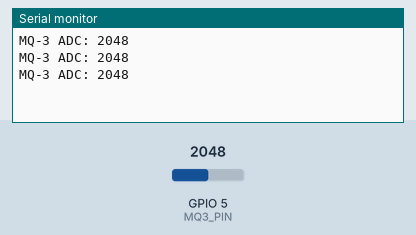
Simulated run of this sketch. Board: ESP32-C6. Parts: the last lines printed to the serial monitor. Inputs (shaded band) come from the test bench; at power-on: GPIO 5 (MQ3_PIN) = 2048.

Above: at 1.3 s.
1.4 s: GPIO 5 (MQ3_PIN) set to 2866
At 1.9 s:
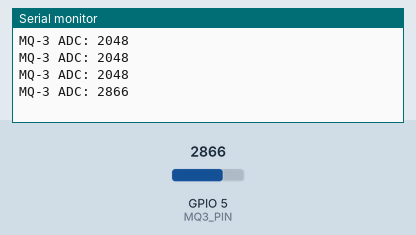
2.9 s: GPIO 5 (MQ3_PIN) set to 3603
At 3.4 s:
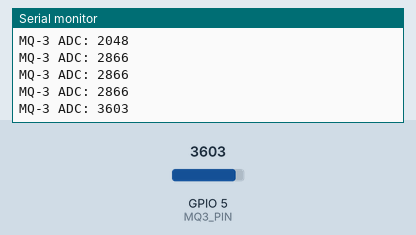
Timing chart, 0 to 5.9 s (numbered marks = the images above; inputs shaded):
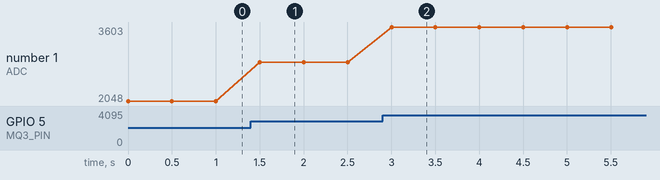

Measured:
- after the input at 1.4 s, the serial monitor: prints a new line after 0.10 s (image 1)
- after the input at 2.9 s, the serial monitor: prints a new line after 0.10 s (image 2)
- plotted number 1: 2048 → 2866 after the input at 1.4 s, 2866 → 3603 after the input at 2.9 s

The sketch:

MQ-3.ino
```cpp
/**********************************************************************************************
*  MQ-3.ino
*  MQ-3 Alcohol Gas Sensor
*  Messe die Konzentration von Alkohol-Dämpfen über den analogen Ausgang (A0)
*  Der Sensor liefert einen analogen Messwert, der je nach Alkoholkonzentration steigt.
*  Die Werte sind ohne Kalibrierung nicht direkt als Promille oder mg/L interpretierbar.
*  Es wird keine zusätzliche Library benötigt.
*
*  Anschlüsse an ESP32-C6:
*  Sensor: VCC  <->  ESP32-C6: 5V
*  Sensor: GND  <->  ESP32-C6: GND
*  Sensor: A0   <->  ESP32-C6: GPIO5 (beliebiger ADC-Pin möglich)
*  Sensor: D0   <->  nicht angeschlossen
*
*  Hinweis:
*  Der MQ-3 enthält eine Heizung und benötigt einige Minuten Aufwärmzeit.
*  Für stabile Messungen sollte der Sensor ca. 1-5 Minuten vorheizen.
***********************************************************************************************/

const int MQ3_PIN = 5;  // GPIO5

void setup() {
  Serial.begin(115200);
}

void loop() {

  int adc = analogRead(MQ3_PIN);

  Serial.print("MQ-3 ADC: ");
  Serial.println(adc);

  delay(500);
}
```
